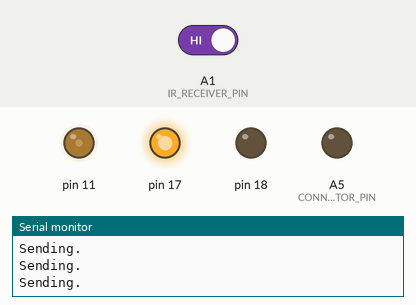
The sketch below on a simulated Arduino Uno, built with avr-gcc and run on an emulated ATmega328P. Parts: output pins drawn as LEDs (lit = HIGH), the last lines printed to the serial monitor. Inputs (shaded band) come from the test bench; at power-on: A1 (IR_RECEIVER_PIN) HIGH.

Above: at 1.2 s.
1.3 s: A1 (IR_RECEIVER_PIN) driven LOW
At 1.56 s:
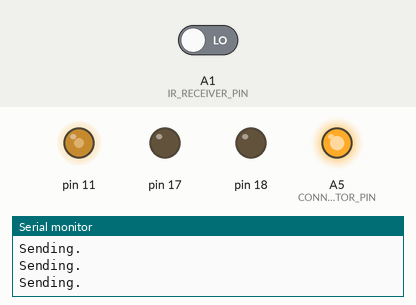
At 2.09 s:
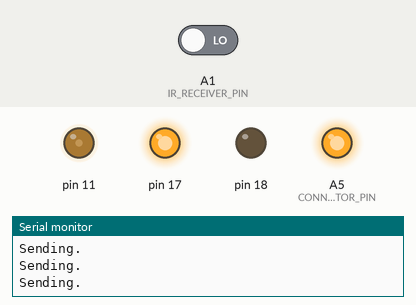
4.3 s: A1 (IR_RECEIVER_PIN) driven HIGH
At 4.59 s:
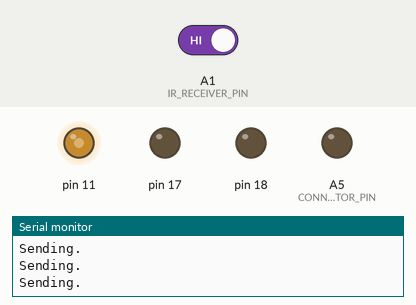
Timing chart, 0 to 13.3 s (numbered marks = the images above; inputs shaded):
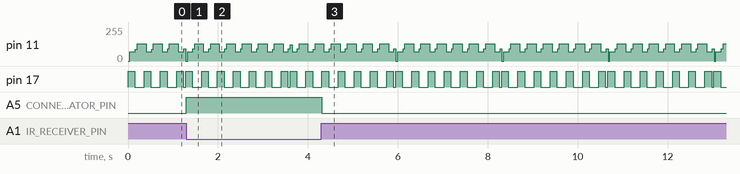

The sketch:

TestIrTxReceive.ino
```cpp
#include <Ir.h>
#include <RingBuffer.h>

#define IR_RECEIVER_PIN A1
#define CONNECTION_INDICATOR_PIN A5

#define SRSLY_OFF 100

static unsigned long srsly_count = 0;

static const char str[] = "Hello, world";
static char buf[128];

extern RingBuffer<IR_RX_BUFFER_SIZE> ir_rx_buffer;

void setup()
{
  pinMode(CONNECTION_INDICATOR_PIN, OUTPUT);
  digitalWrite(CONNECTION_INDICATOR_PIN, LOW);

  Serial.begin(57600);

  ir_init();
}

void loop()
{
  static int count = 0;

  size_t len = sizeof(buf);
  if (ir_read(buf, len) == 0) {
    Serial.println("Got message: ");
    for (size_t i = 0; i < len; ++i) {
      Serial.print(buf[i]);
    }
    Serial.println();
  }

  if (count % 10000 == 0) {
    if (ir_write(str, sizeof(str)) == 0) {
      Serial.println("Sending.");
    }
  }

  if (!digitalRead(IR_RECEIVER_PIN)) {
    srsly_count = 0;
    digitalWrite(CONNECTION_INDICATOR_PIN, HIGH);
  } else {
    if (srsly_count < SRSLY_OFF) {
      ++srsly_count;
    } else {
      digitalWrite(CONNECTION_INDICATOR_PIN, LOW);
    }
  }

  ++count;
}
```

Measured:
- after the input at 1.3 s, A5 (CONNECTION_INDICATOR_PIN): LOW → HIGH at once
- after the input at 4.3 s, A5 (CONNECTION_INDICATOR_PIN): HIGH → LOW at once
- by itself, pin 11: moves between 0/255 and 128/255, repeating every 2.4 s
- by itself, pin 17: repeats every 2.4 s: 4 × (LOW 0.21 s, HIGH 0.15 s), LOW 0.05 s, 2 × (HIGH 0.15 s, LOW 0.21 s), HIGH 0.15 s
